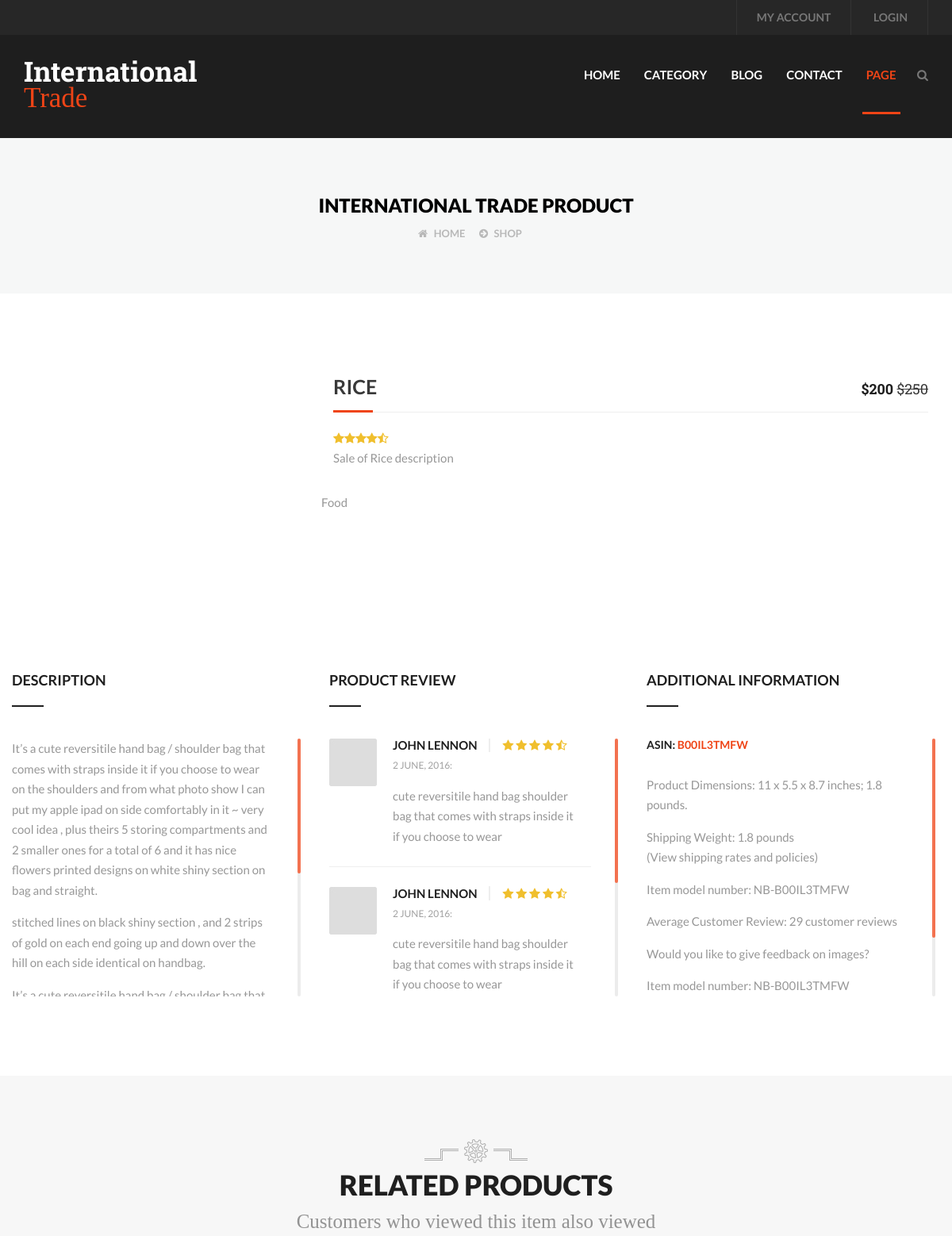
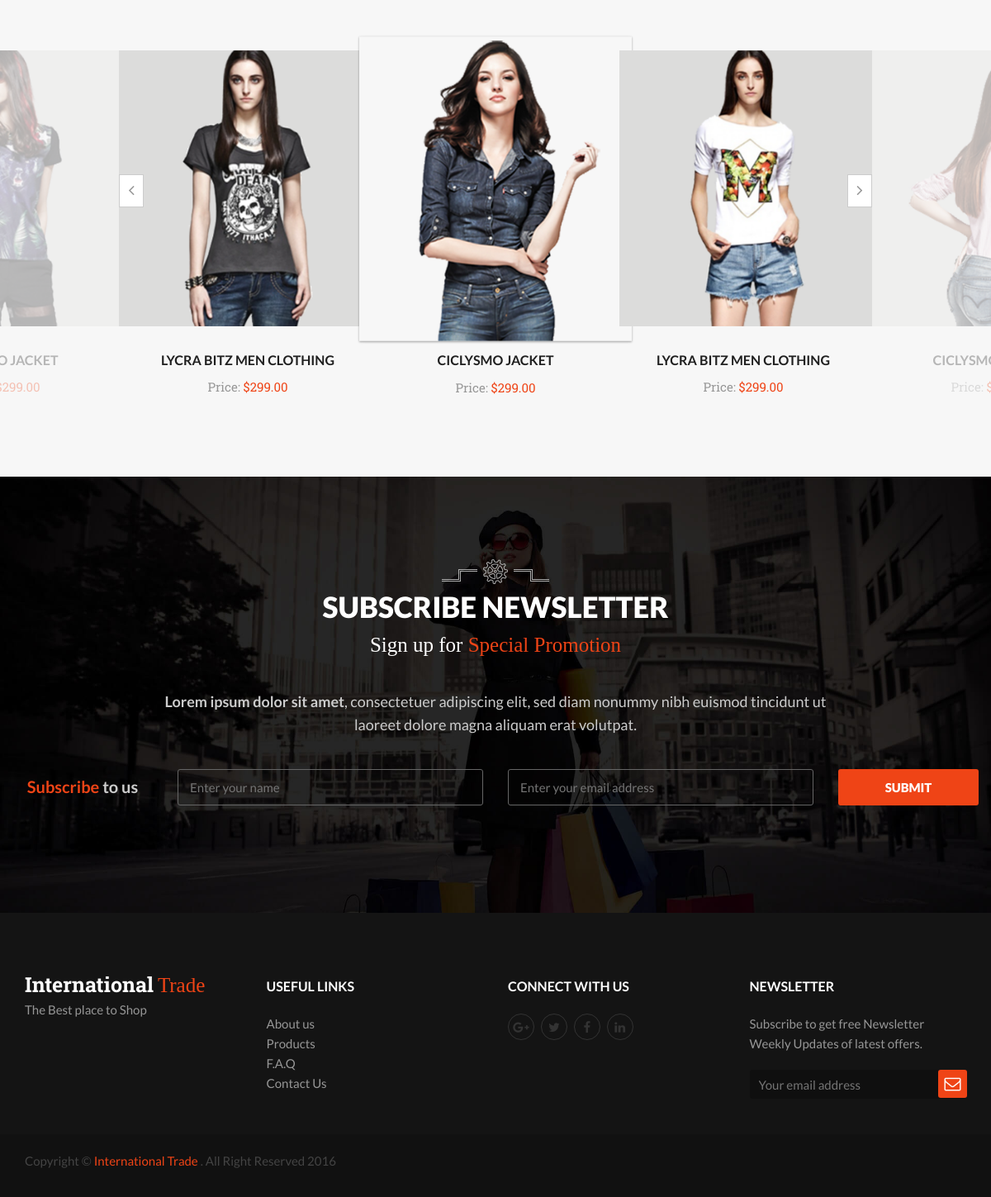
Page /single_product.php?deal_url_id=60 on the committed database (2 pictures, top to bottom).
### tables this page shows
CREATE TABLE IF NOT EXISTS `create_deal` (
  `deal_id` int(50) NOT NULL AUTO_INCREMENT,
  `user_id` int(50) DEFAULT NULL,
  `user_name` varchar(64) DEFAULT NULL,
  `title` varchar(100) DEFAULT NULL,
  `description` text,
  `deal_category` varchar(64) DEFAULT NULL,
  `qty` varchar(50) DEFAULT NULL,
  `unit_price` varchar(50) DEFAULT NULL,
  `unit` varchar(100) DEFAULT NULL,
  `time_restricted` varchar(10) DEFAULT NULL,
  `start_date` date DEFAULT NULL,
  `end_date` date DEFAULT NULL,
  `number_discount_option` varchar(100) DEFAULT NULL,
  `number_discount_1` varchar(64) DEFAULT NULL,
  `amount_discount_1` varchar(64) DEFAULT NULL,
  `number_discount_2` varchar(64) DEFAULT NULL,
  `amount_discount_2` varchar(64) DEFAULT NULL,
  `number_discount_3` varchar(64) DEFAULT NULL,
  `amount_discount_3` varchar(64) DEFAULT NULL,
  `max_quantity` varchar(64) DEFAULT NULL,
  `location_restricted` varchar(10) DEFAULT NULL,
  `location_description` text,
  `shipping_included` varchar(10) DEFAULT NULL,
  `shipping_description` text,
  `deal_image` varchar(64) DEFAULT NULL,
  PRIMARY KEY (`deal_id`),
  KEY `id` (`user_id`)
);

CREATE TABLE IF NOT EXISTS `category` (
  `cat_id` int(11) NOT NULL AUTO_INCREMENT,
  `category` varchar(64) NOT NULL,
  PRIMARY KEY (`cat_id`)
);

### single_product.php (the view, shortened to what the rows shown need)
<?php
require_once("./libs/functions.php");
global $cat;
?>
<!DOCTYPE html>
<html lang="en">
<head>
        <link href="assets/plugins/bootstrap/css/bootstrap.min.css" rel="stylesheet" type="text/css">
        <link href="assets/plugins/bootstrap-select-1.9.3/dist/css/bootstrap-select.min.css" rel="stylesheet" type="text/css">
        <link href="assets/plugins/owl-carousel2/assets/owl.carousel.css" rel="stylesheet" type="text/css">
        <link href="assets/plugins/malihu-custom-scrollbar-plugin-master/jquery.mCustomScrollbar.min.css" rel="stylesheet" type="text/css">
        <link href="assets/plugins/royalslider/skins/universal/rs-universal.css" rel="stylesheet">
        <link href="assets/plugins/royalslider/royalslider.css" rel="stylesheet">
        <link href="assets/plugins/subscribe-better-master/subscribe-better.css" rel="stylesheet" type="text/css">
        <link href="assets/plugins/font-awesome/css/font-awesome.min.css" rel="stylesheet" type="text/css">
        <link href="assets/css/style.css" rel="stylesheet" type="text/css">
        <link href="assets/css/header.css" rel="stylesheet" type="text/css">
    </head>
    <body class="single single-product woocommerce woocommerce-page">
        <div class="main-wrapper clearfix">
            <div class="theme-container container">
                <main id="main-content" class="main-content">
                    <div itemscope itemtype="http://schema.org/Product" class="product has-post-thumbnail product-type-variable">
							<?php
								if(isset($_GET['deal_url_id']))
									{
									$var_deal_url_id = $_GET['deal_url_id'];
									$sql = "SELECT * FROM create_deal WHERE deal_id='$var_deal_url_id'";
									$res=mysqli_query($con,$sql);
									while($row = mysqli_fetch_assoc($res))
									 {
										$cat = $row['deal_category'];
										echo"<div class='row'>";
										echo"<div class='col-lg-4 col-md-4 col-sm-4 col-xs-4'>";
										echo"<div id='gallery-2' class=''>";
										echo"</div>";
										echo"</div>";
										echo"<div class='col-lg-8 col-sm-8 col-md-8 col-xs-8'>";
										echo"<div class='summary entry-summary'>";
                                    echo"<div class='product_title_wrapper'>";
                                        echo"<div itemprop='name' class='product_title entry-title'>";
                                            echo"".$row["title"]."";
                                            echo"<p class='font-3 fsz-18 no-mrgn price'> <b class='amount blk-clr'>$".$row["amount_discount_1"]."</b> <del>$".$row["unit_price"]."</del> </p>";
                                        echo"</div>";
                                    echo"</div>";
									echo"<div class='rating'>";
                                             echo"<span class='star active'></span>";
                                             echo"<span class='star active'></span>";
                                             echo"<span class='star active'></span>";
                                             echo"<span class='star active'></span>";
                                             echo"<span class='star half'></span>";
                                        echo"</div>";
                                    echo"<div itemprop='description' class='fsz-15'>";
                                        echo"<p>".$row["description"]."</p>";
                                    echo"</div>";
                                echo"</div>";
										echo"</div>";
										}
									}
                            ?>
								<?php
								$sql1="SELECT * FROM category where cat_id=$cat";
								$res1=mysqli_query($con,$sql1);
								while($row1 = mysqli_fetch_assoc($res1))
									{
						              $cat_name = $row1["category"]."</a>";
										echo $cat_name;
									}
								?>
                        <div class="clearfix"></div>
                        <div class="woocommerce-tabs wc-tabs-wrapper row">
                            <div class="entry-content wc-tab col-lg-4 col-sm-6 col-xs-12" id="tab-description">
                                <h2 class="title-3">Description</h2>
                            </div>
                            <div class="entry-content wc-tab col-lg-4 col-sm-6 col-xs-12" id="tab-reviews">
                                <h2 class="title-3">Product Review</h2>
                            </div>
                            <div class="entry-content wc-tab col-lg-4 col-sm-6 col-xs-12" id="tab-additional_information">
                                <h2 class="title-3">Additional Information</h2>
                                <div class="scroll-div">
                                    <div class="nano-content">
                                        <h2 class="title-3 fsz-14 no-mrgn spcbt-30"> ASIN: <span class="thm-clr"> B00IL3TMFW </span> </h2>
                                    </div>
                                </div>
                            </div>
                        </div>
                    </div>
                </main>
            </div>
        </div>
    </body>
</html>

### rows in the picture
create_deal: title "RICE", amount_discount_1 "200", unit_price "250", description "Sale of Rice description"
category: category "Food"
